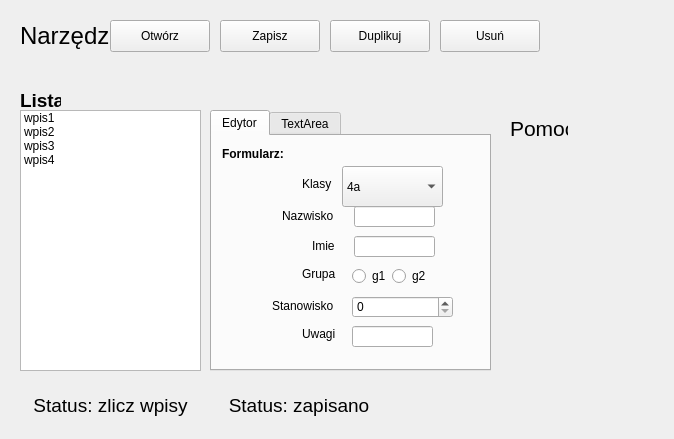
<?xml version="1.0" encoding="UTF-8"?>
<ui version="4.0">
 <class>Frame</class>
 <widget class="QFrame" name="Frame">
  <property name="geometry">
   <rect>
    <x>0</x>
    <y>0</y>
    <width>674</width>
    <height>439</height>
   </rect>
  </property>
  <property name="font">
   <font>
    <family>Academy Engraved LET</family>
   </font>
  </property>
  <property name="windowTitle">
   <string>Frame</string>
  </property>
  <widget class="QListWidget" name="listWidget">
   <property name="geometry">
    <rect>
     <x>20</x>
     <y>110</y>
     <width>181</width>
     <height>261</height>
    </rect>
   </property>
   <property name="font">
    <font>
     <family>.AppleSystemUIFont</family>
    </font>
   </property>
   <item>
    <property name="text">
     <string>wpis1</string>
    </property>
   </item>
   <item>
    <property name="text">
     <string>wpis2</string>
    </property>
   </item>
   <item>
    <property name="text">
     <string>wpis3</string>
    </property>
   </item>
   <item>
    <property name="text">
     <string>wpis4</string>
    </property>
   </item>
  </widget>
  <widget class="QLabel" name="label">
   <property name="geometry">
    <rect>
     <x>20</x>
     <y>20</y>
     <width>101</width>
     <height>31</height>
    </rect>
   </property>
   <property name="font">
    <font>
     <family>.AppleSystemUIFont</family>
     <pointsize>18</pointsize>
    </font>
   </property>
   <property name="layoutDirection">
    <enum>Qt::LayoutDirection::LeftToRight</enum>
   </property>
   <property name="text">
    <string>Narzędzia:</string>
   </property>
  </widget>
  <widget class="QPushButton" name="open">
   <property name="geometry">
    <rect>
     <x>110</x>
     <y>20</y>
     <width>100</width>
     <height>32</height>
    </rect>
   </property>
   <property name="font">
    <font>
     <family>.AppleSystemUIFont</family>
    </font>
   </property>
   <property name="text">
    <string>Otwórz</string>
   </property>
   <property name="icon">
    <iconset theme="folder-new"/>
   </property>
  </widget>
  <widget class="QPushButton" name="save">
   <property name="geometry">
    <rect>
     <x>220</x>
     <y>20</y>
     <width>100</width>
     <height>32</height>
    </rect>
   </property>
   <property name="font">
    <font>
     <family>.AppleSystemUIFont</family>
    </font>
   </property>
   <property name="text">
    <string>Zapisz</string>
   </property>
   <property name="icon">
    <iconset theme="document-save"/>
   </property>
  </widget>
  <widget class="QPushButton" name="duplicate">
   <property name="geometry">
    <rect>
     <x>330</x>
     <y>20</y>
     <width>100</width>
     <height>32</height>
    </rect>
   </property>
   <property name="font">
    <font>
     <family>.AppleSystemUIFont</family>
    </font>
   </property>
   <property name="text">
    <string>Duplikuj</string>
   </property>
   <property name="icon">
    <iconset theme="edit-copy"/>
   </property>
  </widget>
  <widget class="QPushButton" name="delete_2">
   <property name="geometry">
    <rect>
     <x>440</x>
     <y>20</y>
     <width>100</width>
     <height>32</height>
    </rect>
   </property>
   <property name="font">
    <font>
     <family>.AppleSystemUIFont</family>
    </font>
   </property>
   <property name="text">
    <string>Usuń</string>
   </property>
   <property name="icon">
    <iconset theme="edit-clear"/>
   </property>
  </widget>
  <widget class="QLabel" name="label_2">
   <property name="geometry">
    <rect>
     <x>20</x>
     <y>90</y>
     <width>41</width>
     <height>21</height>
    </rect>
   </property>
   <property name="font">
    <font>
     <family>.AppleSystemUIFont</family>
     <pointsize>14</pointsize>
     <italic>false</italic>
     <bold>true</bold>
    </font>
   </property>
   <property name="text">
    <string>Lista:</string>
   </property>
  </widget>
  <widget class="QTabWidget" name="tabWidget">
   <property name="geometry">
    <rect>
     <x>210</x>
     <y>110</y>
     <width>281</width>
     <height>261</height>
    </rect>
   </property>
   <property name="font">
    <font>
     <family>.AppleSystemUIFont</family>
    </font>
   </property>
   <property name="currentIndex">
    <number>0</number>
   </property>
   <widget class="QWidget" name="tab_5">
    <attribute name="title">
     <string>Edytor</string>
    </attribute>
    <widget class="QLabel" name="label_4">
     <property name="geometry">
      <rect>
       <x>10</x>
       <y>10</y>
       <width>81</width>
       <height>16</height>
      </rect>
     </property>
     <property name="font">
      <font>
       <family>.AppleSystemUIFont</family>
       <bold>true</bold>
      </font>
     </property>
     <property name="text">
      <string>Formularz:</string>
     </property>
    </widget>
    <widget class="QComboBox" name="class_2">
     <property name="geometry">
      <rect>
       <x>130</x>
       <y>30</y>
       <width>101</width>
       <height>41</height>
      </rect>
     </property>
     <item>
      <property name="text">
       <string>4a</string>
      </property>
     </item>
     <item>
      <property name="text">
       <string>4b</string>
      </property>
     </item>
     <item>
      <property name="text">
       <string>4c</string>
      </property>
     </item>
     <item>
      <property name="text">
       <string>4d</string>
      </property>
     </item>
    </widget>
    <widget class="QLabel" name="label_5">
     <property name="geometry">
      <rect>
       <x>90</x>
       <y>40</y>
       <width>41</width>
       <height>16</height>
      </rect>
     </property>
     <property name="layoutDirection">
      <enum>Qt::LayoutDirection::RightToLeft</enum>
     </property>
     <property name="text">
      <string>Klasy</string>
     </property>
    </widget>
    <widget class="QLabel" name="label_6">
     <property name="geometry">
      <rect>
       <x>70</x>
       <y>70</y>
       <width>61</width>
       <height>20</height>
      </rect>
     </property>
     <property name="layoutDirection">
      <enum>Qt::LayoutDirection::RightToLeft</enum>
     </property>
     <property name="text">
      <string>Nazwisko</string>
     </property>
    </widget>
    <widget class="QLineEdit" name="surname">
     <property name="geometry">
      <rect>
       <x>142</x>
       <y>70</y>
       <width>81</width>
       <height>21</height>
      </rect>
     </property>
    </widget>
    <widget class="QLabel" name="label_7">
     <property name="geometry">
      <rect>
       <x>100</x>
       <y>100</y>
       <width>31</width>
       <height>20</height>
      </rect>
     </property>
     <property name="layoutDirection">
      <enum>Qt::LayoutDirection::RightToLeft</enum>
     </property>
     <property name="text">
      <string>Imie</string>
     </property>
    </widget>
    <widget class="QLineEdit" name="name">
     <property name="geometry">
      <rect>
       <x>142</x>
       <y>100</y>
       <width>81</width>
       <height>21</height>
      </rect>
     </property>
    </widget>
    <widget class="QLabel" name="label_8">
     <property name="geometry">
      <rect>
       <x>90</x>
       <y>130</y>
       <width>41</width>
       <height>16</height>
      </rect>
     </property>
     <property name="text">
      <string>Grupa</string>
     </property>
    </widget>
    <widget class="QRadioButton" name="g1">
     <property name="geometry">
      <rect>
       <x>140</x>
       <y>130</y>
       <width>41</width>
       <height>20</height>
      </rect>
     </property>
     <property name="text">
      <string>g1</string>
     </property>
    </widget>
    <widget class="QRadioButton" name="g2">
     <property name="geometry">
      <rect>
       <x>180</x>
       <y>130</y>
       <width>41</width>
       <height>20</height>
      </rect>
     </property>
     <property name="text">
      <string>g2</string>
     </property>
    </widget>
    <widget class="QSpinBox" name="station">
     <property name="geometry">
      <rect>
       <x>140</x>
       <y>160</y>
       <width>101</width>
       <height>22</height>
      </rect>
     </property>
    </widget>
    <widget class="QLabel" name="label_9">
     <property name="geometry">
      <rect>
       <x>60</x>
       <y>160</y>
       <width>71</width>
       <height>20</height>
      </rect>
     </property>
     <property name="text">
      <string>Stanowisko</string>
     </property>
    </widget>
    <widget class="QLabel" name="label_10">
     <property name="geometry">
      <rect>
       <x>90</x>
       <y>190</y>
       <width>41</width>
       <height>16</height>
      </rect>
     </property>
     <property name="text">
      <string>Uwagi</string>
     </property>
    </widget>
    <widget class="QLineEdit" name="suggetions">
     <property name="geometry">
      <rect>
       <x>140</x>
       <y>190</y>
       <width>81</width>
       <height>21</height>
      </rect>
     </property>
    </widget>
   </widget>
   <widget class="QWidget" name="tab_6">
    <attribute name="title">
     <string>TextArea</string>
    </attribute>
    <widget class="QTextEdit" name="textEdit">
     <property name="geometry">
      <rect>
       <x>10</x>
       <y>40</y>
       <width>251</width>
       <height>181</height>
      </rect>
     </property>
    </widget>
    <widget class="QLabel" name="label_3">
     <property name="geometry">
      <rect>
       <x>10</x>
       <y>10</y>
       <width>81</width>
       <height>16</height>
      </rect>
     </property>
     <property name="font">
      <font>
       <family>.AppleSystemUIFont</family>
       <bold>true</bold>
      </font>
     </property>
     <property name="text">
      <string>Formularz:</string>
     </property>
    </widget>
   </widget>
  </widget>
  <widget class="QWidget" name="widget" native="true">
   <property name="geometry">
    <rect>
     <x>500</x>
     <y>120</y>
     <width>161</width>
     <height>251</height>
    </rect>
   </property>
   <widget class="QLabel" name="label_13">
    <property name="geometry">
     <rect>
      <x>10</x>
      <y>0</y>
      <width>58</width>
      <height>16</height>
     </rect>
    </property>
    <property name="font">
     <font>
      <family>.AppleSystemUIFont</family>
      <pointsize>16</pointsize>
     </font>
    </property>
    <property name="text">
     <string>Pomoc</string>
    </property>
   </widget>
  </widget>
  <widget class="QWidget" name="horizontalLayoutWidget">
   <property name="geometry">
    <rect>
     <x>19</x>
     <y>380</y>
     <width>371</width>
     <height>51</height>
    </rect>
   </property>
   <layout class="QHBoxLayout" name="horizontalLayout_2">
    <item>
     <widget class="QLabel" name="label_12">
      <property name="font">
       <font>
        <family>.AppleSystemUIFont</family>
        <pointsize>14</pointsize>
       </font>
      </property>
      <property name="layoutDirection">
       <enum>Qt::LayoutDirection::LeftToRight</enum>
      </property>
      <property name="text">
       <string>Status: zlicz wpisy</string>
      </property>
      <property name="alignment">
       <set>Qt::AlignmentFlag::AlignCenter</set>
      </property>
     </widget>
    </item>
    <item>
     <widget class="QLabel" name="label_11">
      <property name="font">
       <font>
        <family>.AppleSystemUIFont</family>
        <pointsize>14</pointsize>
       </font>
      </property>
      <property name="text">
       <string>Status: zapisano</string>
      </property>
      <property name="alignment">
       <set>Qt::AlignmentFlag::AlignCenter</set>
      </property>
     </widget>
    </item>
   </layout>
  </widget>
 </widget>
 <resources/>
 <connections/>
</ui>
